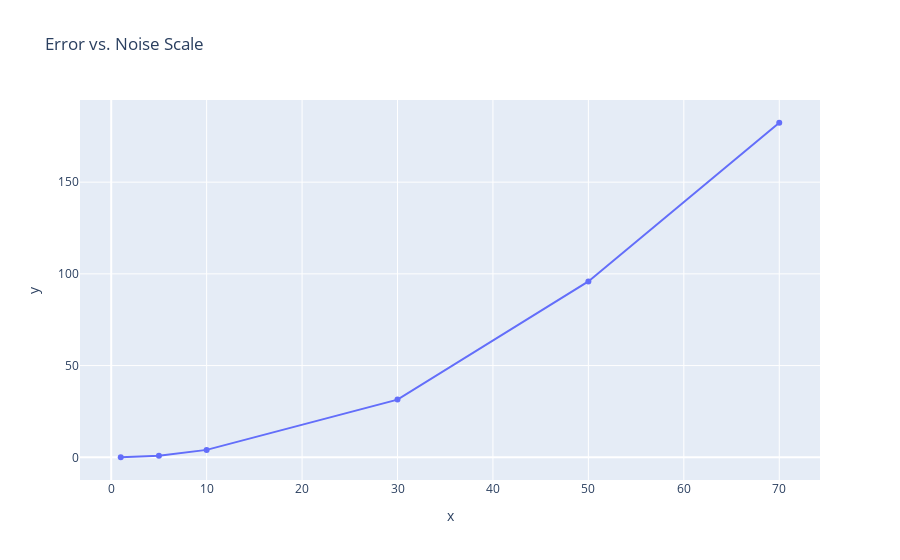

Notebook cell for this chart:
### Code cell
noise_scales = [1, 5, 10, 30, 50, 70]
errors = []
for noise in tqdm(noise_scales):
    X_train, y_train = generate_sample(n, 2, (-2.5, -1.5), (1.5, 2.5), target_func, noise_scale=noise)
    gpr = GPR(**hp)
    gpr = gpr.fit(X_train, y_train)
    y_pred = gpr.predict(X_test)
    error = mean_squared_error(y_test, y_pred)
    errors.append(error)
    
px.scatter(x=noise_scales, y=errors, title='Error vs. Noise Scale', trendline="lowess")

### Figure 1 — Plotly figure (JSON) as saved in the notebook; plotly's stock layout.template omitted (floating-point values rounded to 4 significant figures)
{"data": [{"hovertemplate": "x=%{x}<br>y=%{y}<extra></extra>", "legendgroup": "", "marker": {"color": "#636efa", "symbol": "circle"}, "mode": "markers", "name": "", "orientation": "v", "showlegend": false, "type": "scatter", "x": [1, 5, 10, 30, 50, 70], "xaxis": "x", "y": [0.03365, 0.8834, 4.044, 31.46, 95.86, 182.4], "yaxis": "y"}, {"hovertemplate": "<b>LOWESS trendline</b><br><br>x=%{x}<br>y=%{y} <b>(trend)</b><extra></extra>", "legendgroup": "", "marker": {"color": "#636efa", "symbol": "circle"}, "mode": "lines", "name": "", "showlegend": false, "type": "scatter", "x": [1, 5, 10, 30, 50, 70], "xaxis": "x", "y": [0.03365, 0.8834, 4.044, 31.46, 95.86, 182.4], "yaxis": "y"}], "layout": {"legend": {"tracegroupgap": 0}, "title": {"text": "Error vs. Noise Scale"}, "xaxis": {"anchor": "y", "domain": [0, 1], "title": {"text": "x"}}, "yaxis": {"anchor": "x", "domain": [0, 1], "title": {"text": "y"}}}}
